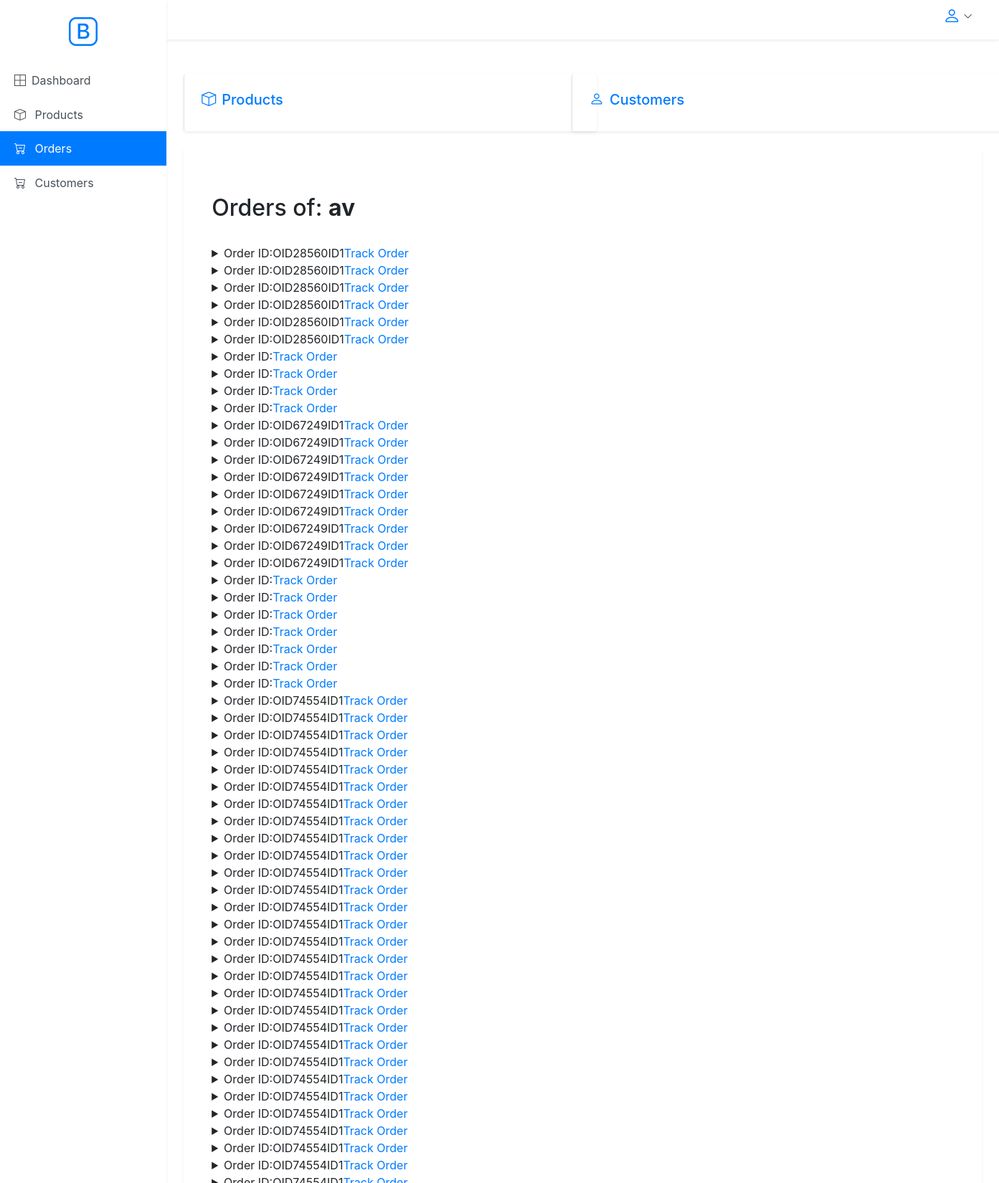
The page /admin/orders.php?cname=av&id=1 (upper part) on the database its author committed.
### tables this page shows
CREATE TABLE `orders` (
  `oid` int(25) NOT NULL,
  `cid` int(11) NOT NULL,
  `orderid` varchar(255) NOT NULL,
  `total` varchar(255) NOT NULL,
  `images_names` varchar(255) NOT NULL,
  `images_details` varchar(255) NOT NULL,
  `statuss` varchar(25) NOT NULL,
  `txnid` int(8) NOT NULL,
  `dt` date NOT NULL DEFAULT current_timestamp()
);

### admin/orders.php (the view, shortened to what this page needs)
<!DOCTYPE html>
<html lang="en">
<head>
    <link rel="stylesheet" href="../dashboard/Orders/css/status.css">
    <link rel="stylesheet" href="css/default.css">
    <link rel="stylesheet" href="css/style.css">
    <link rel="stylesheet" href="https://cdn.jsdelivr.net/npm/bootstrap-icons@1.4.1/font/bootstrap-icons.css">
    <link rel="stylesheet" href="https://cdn.jsdelivr.net/npm/bootstrap@4.6.0/dist/css/bootstrap.min.css">
</head>
<body>
        <div class="col-md-3 col-lg-2 px-0 position-fixed h-100 bg-white shadow-sm sidebar" id="sidebar">
        <h1 class="bi bi-bootstrap text-primary d-flex my-4 justify-content-center"></h1>
        <div class="list-group rounded-0">
            <a href="index.php" class="list-group-item list-group-item-action border-0 d-flex align-items-center">
            <span class="bi bi-border-all"></span>
            <span class="ml-2">Dashboard</span>
            </a>
            <a href="products.php" class="list-group-item list-group-item-action border-0 align-items-center">
            <span class="bi bi-box"></span>
            <span class="ml-2">Products</span>
            </a>
            <a href="orders.php" class="list-group-item list-group-item-action active border-0 align-items-center">
            <div>
                <span class="bi bi-cart-dash"></span>
                <span class="ml-2">Orders</span>
            </div>
            </a>
            <a href="customer.php" class="list-group-item list-group-item-action border-0 align-items-center">
            <div>
                <span class="bi bi-cart-dash"></span>
                <span class="ml-2">Customers</span>
            </div>
            </a>
            <button class="list-group-item list-group-item-action border-0 d-flex justify-content-between align-items-center" data-toggle="collapse" data-target="#purchase-collapse">
        </div>
        </div>
        <div class="col-md-9 col-lg-10 ml-md-auto px-0 ms-md-auto">
        <nav class="w-100 d-flex px-4 py-2 mb-4 shadow-sm">
            <div class="dropdown ml-auto">
            <button class="btn py-0 d-flex align-items-center" id="logout-dropdown" data-toggle="dropdown" aria-expanded="false">
                <span class="bi bi-person text-primary h4"></span>
                <span class="bi bi-chevron-down ml-1 mb-2 small"></span>
            </button>
            </div>
        </nav>
        <main class="p-4 min-vh-100">
            <section class="row">
            <div class="col-md-6 col-lg-4">
                <article class="p-4 rounded shadow-sm border-left
            mb-4 mysel2">
                <a href="products.php" class="d-flex align-items-center">
                    <span class="bi bi-box h5"></span>
                    <h5 class="ml-2">Products</h5>
                </a>
                </article>
            </div>
            <div class="col-md-6 col-lg-4">
                <article class="p-4 rounded shadow-sm border-left mb-4 mysel">
                <a href="customer.php" class="d-flex align-items-center">
                    <span class="bi bi-person h5"></span>
                    <h5 class="ml-2">Customers</h5>
                </a>
                </article>
            </div>
            </section>
            <div class="jumbotron jumbotron-fluid rounded bg-white border-0 shadow-sm border-left px-4">
            <div class="container">
                <div class="content">
                    <?php
                        require '../login-main/config.php';
                        if (isset($_GET['order_id'])) {
                            $order_id = $_GET['order_id'];
                            require 'track/track.php';
                        }
                        elseif(isset($_GET['cname'])){
                            $customer_id = $_GET['id'];
                            $customer_name = $_GET['cname'];
                            echo "<h2>Orders of: <b>" . $customer_name . "</b></h2><br>";
                            $sql = "SELECT * FROM orders WHERE cid = ?";
                            $stmt = $conn->prepare($sql);
                            $stmt->bind_param("i", $customer_id);
                            $stmt->execute();
                            $result = $stmt->get_result();
                            if ($result) {
                                if ($result->num_rows > 0) {
                                    while ($row = $result->fetch_assoc()) {
                                        $order_id = $row['orderid'];
                                        echo "<details>";
                                        echo '<summary class="button">Order ID:'. $order_id .'<a href="orders.php?order_id='.$order_id.'" id="track-order">Track Order</a></summary>';
                                        echo "</details>";
                                    }
                                } else {
                                    echo "No orders found!";
                                }
                            } else {
                                echo "Query error: " . $stmt->error;
                            }
                        }
                    ?>
                </div>
            </div>
            </div>
        </main>
        </div>
</body>
</html>

### dashboard/Orders/css/status.css (style rules this page uses)
body { color: #000; overflow-x: hidden; height: 100%; background-color: #8C9EFF; background-repeat: no-repeat; }

### admin/css/default.css (style rules this page uses)
body { font-family: 'Barlow', sans-serif; }
.border-left { border-left: 2px solid var(--primary) !important; }
.sidebar { top: 0; left : 0; z-index : 100; overflow-y: auto; }

### admin/css/style.css (style rules this page uses)
.mysel { width: 42rem; margin-left: 10rem; }
.mysel2 { width: 36rem; }

### rows shown on the page
orders: orderid "OID28560ID1"
orders: orderid "OID28560ID1"
orders: orderid "OID28560ID1"
orders: orderid "OID28560ID1"
orders: orderid "OID28560ID1"
orders: orderid "OID28560ID1"
orders: orderid "OID67249ID1"
orders: orderid "OID67249ID1"
orders: orderid "OID67249ID1"
orders: orderid "OID67249ID1"
orders: orderid "OID67249ID1"
orders: orderid "OID67249ID1"
orders: orderid "OID67249ID1"
orders: orderid "OID67249ID1"
orders: orderid "OID67249ID1"
orders: orderid "OID74554ID1"
orders: orderid "OID74554ID1"
orders: orderid "OID74554ID1"
orders: orderid "OID74554ID1"
orders: orderid "OID74554ID1"
orders: orderid "OID74554ID1"
orders: orderid "OID74554ID1"
orders: orderid "OID74554ID1"
orders: orderid "OID74554ID1"
orders: orderid "OID74554ID1"
orders: orderid "OID74554ID1"
orders: orderid "OID74554ID1"
orders: orderid "OID74554ID1"
orders: orderid "OID74554ID1"
orders: orderid "OID74554ID1"
orders: orderid "OID74554ID1"
orders: orderid "OID74554ID1"
orders: orderid "OID74554ID1"
orders: orderid "OID74554ID1"
orders: orderid "OID74554ID1"
orders: orderid "OID74554ID1"
orders: orderid "OID74554ID1"
orders: orderid "OID74554ID1"
orders: orderid "OID74554ID1"
orders: orderid "OID74554ID1"
orders: orderid "OID74554ID1"
orders: orderid "OID74554ID1"
orders: orderid "OID74554ID1"

### other values the page prints
$customer_name "av"
